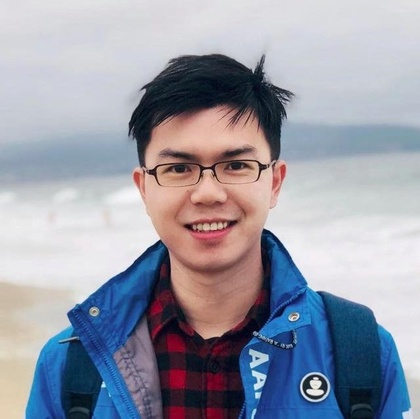
%> input picture hui.jpg, 420 x 419 px, shrunk from 640 x 639 before the run
$ octave --eval "Bai4_Hoang;"   (GNU Octave 9; MATLAB toolbox functions it lacks are replaced by stand-ins)
%> lines starting %> are read from the running program, lines starting %| are printed output that depends on the picture
%[B?i 4]: Goi I l? mot anh x?m/m?u.
%Goi Y l? anh duoc tao ra nhu sau Y = I+N,
%voi N c? c?ng k?ch thuoc voi I v? N l? nhieu Gaussian c? mean
%m = 0 v? standard deviation std = 5. Hien thi I v? Y.
%Tinh mean v? std cua I. T?nh mean v? std cua Y.
%Cat mat patch bat k? k?ch thuoc 10x10 tu ),
%sau d? t?nh mean v? std cua patch n?y.
%Thuc hien lai voi Y (ch? ? patch tu I v? Y deu duoc lay
%tu c?ng toa d?). Nhan x?t

function Bai4_Hoang
i = imread('hui.jpg'); % read your image
%> i is the input picture: size 419x420x3 uint8; mean R, G, B 152.6, 155, 168.2
i = im2double(i); % convert image to double precision
%> i: size 419x420x3 double
% im2double chuyen ve 0 va 1 nen noise very small


% Create Gaussian noise
N = numel(i); % number of elements in the image
%> N = 527940
mean = 0; % mean of your noise
sd = 5; % standard deviation of your noise
noise = mean + sd*randn([1, N]); % create Gaussian noise

% Reshape the noise to match the image dimensions
noise = reshape(noise, size(i));

% Add noise to the image
y = i + noise;
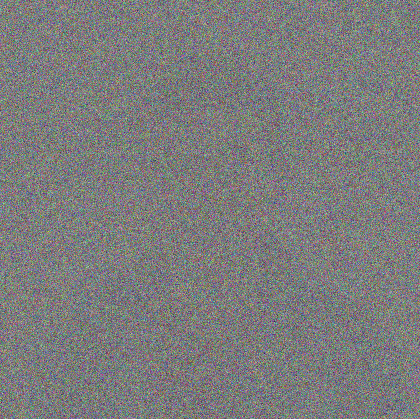
%> y: size 419x420x3 double; mean R, G, B 0.6, 0.6, 0.6; drawn with min black and max white

[iMean, iSd] = calMeanSd(i);
%> in calMeanSd, `mean = sum(sum(sum(I)))/(m*n*k);`: mean = 0.622
%> after the loop in calMeanSd, `for i = 1:m`: sd = 43701
%> in calMeanSd, `sd = sqrt(sd/(m*n*k));`: sd = 0.288
%> iMean = 0.622; iSd = 0.288
fprintf('%s\n','mean of i:');
disp(iMean);
%| 0.6220
fprintf('%s\n','Standard deviation of i:');
disp(iSd);
%| 0.2877

[yMean, ySd] = calMeanSd(y);
%> yMean = 0.616; ySd = 5.01
fprintf('%s\n','mean of y:');
disp(yMean);
%| 0.6165
fprintf('%s\n','Standard deviation of y:');
disp(ySd);
%| 5.0064

%lay patch 10x10
[m,n,~] = size(i);
%> m = 419; n = 420
I = floor(random('unif',11,m - 10));
%> I = 347
J = floor(random('unif',11,n-10));
%> J = 313

p = i(I-10:I+10, J-10:J+10,:);
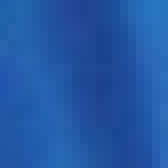
%> p: size 21x21x3 double (shown 8 times larger); mean R, G, B 0.129, 0.344, 0.646
q = y(I-10:I+10, J-10:J+10,:);
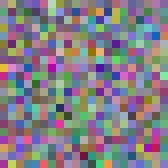
%> q: size 21x21x3 double (shown 8 times larger); mean R, G, B 0.671, 0.191, 0.995; drawn with min black and max white

[pMean, pSd] = calMeanSd(p);
%> pMean = 0.373; pSd = 0.216
fprintf('%s\n','mean of p from original image:');
disp(pMean);
%| 0.3732
fprintf('%s\n','Standard deviation of p from orginal image:');
disp(pSd);
%| 0.2157

[qMean, qSd] = calMeanSd(q);
%> qMean = 0.619; qSd = 5.14
fprintf('%s\n','mean of q from noise image:');
disp(qMean);
%| 0.6187
fprintf('%s\n','Standard deviation of q from noise image:');
disp(qSd);
%| 5.1372

% Display the original and noisy images
figure;
subplot(221);
imshow(i);
title('Original Image');

subplot(222);
imshow(y);
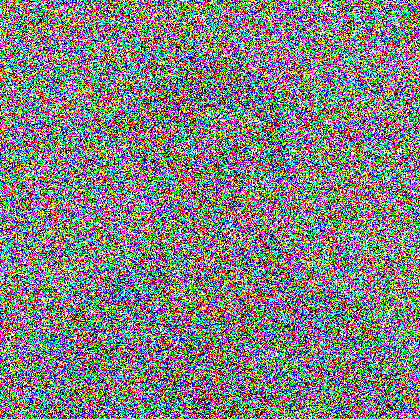
%> displayed picture: size 419x420x3, on the screen's scale of 0 to 255; mean R, G, B 129.4, 129.7, 130.4
title('Image with Gaussian Noise');

subplot(223);
imshow(p);
title('patch anh goc 10x10');

subplot(224);
imshow(q);
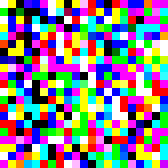
%> displayed picture: size 21x21x3, on the screen's scale of 0 to 255 (shown 8 times larger); mean R, G, B 133.7, 124.6, 137.2
title('patch anh nhieu 10x10');

end

function [ mean, sd] = calMeanSd(I)
[m,n,k] = size(I);
mean = sum(sum(sum(I)))/(m*n*k);

sd = 0;
for i = 1:m
    for j = 1:n
        for p = 1:k
            sd = sd + (I(i,j,p)-mean)^2;
        end
    end
end

sd = sqrt(sd/(m*n*k));
end

$ run again, with a2.jpg copied over hui.jpg
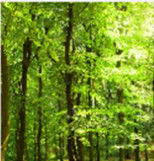
%> input picture a2.jpg, 154 x 161 px
%> in Bai4_Hoang, i is the input picture: size 161x154x3 uint8; mean R, G, B 112.4, 139, 36.3
%> i: size 161x154x3 double
%> in Bai4_Hoang, `y = i + noise;`:
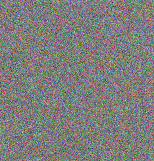
%> y: size 161x154x3 double; mean R, G, B 0.4, 0.5, 0.2; drawn with min black and max white
%> mean = 0.376
%> after the loop in calMeanSd, `for i = 1:m`: sd = 5301
%> in calMeanSd, `sd = sqrt(sd/(m*n*k));`: sd = 0.267
%> iMean = 0.376; iSd = 0.267
%| 0.3761
%| 0.2670
%> yMean = 0.344; ySd = 5.01
%| 0.3438
%| 5.0063
%> pMean = 0.375; pSd = 0.217
%| 0.3754
%| 0.2166
%> qMean = 0.206; qSd = 4.97
%| 0.2056
%| 4.9714
%> in Bai4_Hoang, `imshow(q);`:
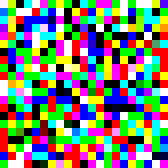
%> displayed picture: size 21x21x3, on the screen's scale of 0 to 255 (shown 8 times larger); mean R, G, B 117.2, 127.2, 113
